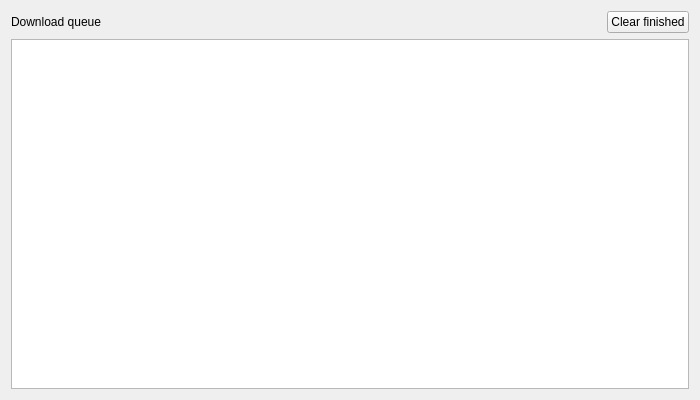
<?xml version="1.0" encoding="UTF-8"?>
<ui version="4.0">
 <class>DownloadsWidget</class>
 <widget class="QWidget" name="DownloadsWidget">
  <property name="geometry">
   <rect>
    <x>0</x>
    <y>0</y>
    <width>700</width>
    <height>400</height>
   </rect>
  </property>
  <property name="windowTitle">
   <string>Downloads</string>
  </property>
  <layout class="QVBoxLayout" name="verticalLayout">
   <item>
    <layout class="QHBoxLayout" name="header_layout">
     <item>
      <widget class="QLabel" name="title_label">
       <property name="text">
        <string>Download queue</string>
       </property>
      </widget>
     </item>
     <item>
      <spacer name="header_spacer">
       <property name="orientation">
        <enum>Qt::Horizontal</enum>
       </property>
       <property name="sizeHint" stdset="0">
        <size>
         <width>40</width>
         <height>20</height>
        </size>
       </property>
      </spacer>
     </item>
     <item>
      <widget class="QPushButton" name="clear_finished_button">
       <property name="toolTip">
        <string>Remove all finished, failed and cancelled downloads from the queue</string>
       </property>
       <property name="text">
        <string>Clear finished</string>
       </property>
      </widget>
     </item>
    </layout>
   </item>
   <item>
    <widget class="QTableWidget" name="download_table">
     <property name="editTriggers">
      <set>QAbstractItemView::NoEditTriggers</set>
     </property>
     <property name="selectionBehavior">
      <enum>QAbstractItemView::SelectRows</enum>
     </property>
     <property name="selectionMode">
      <enum>QAbstractItemView::SingleSelection</enum>
     </property>
     <attribute name="horizontalHeaderStretchLastSection">
      <bool>false</bool>
     </attribute>
     <attribute name="verticalHeaderVisible">
      <bool>false</bool>
     </attribute>
    </widget>
   </item>
  </layout>
 </widget>
 <resources/>
 <connections/>
</ui>
